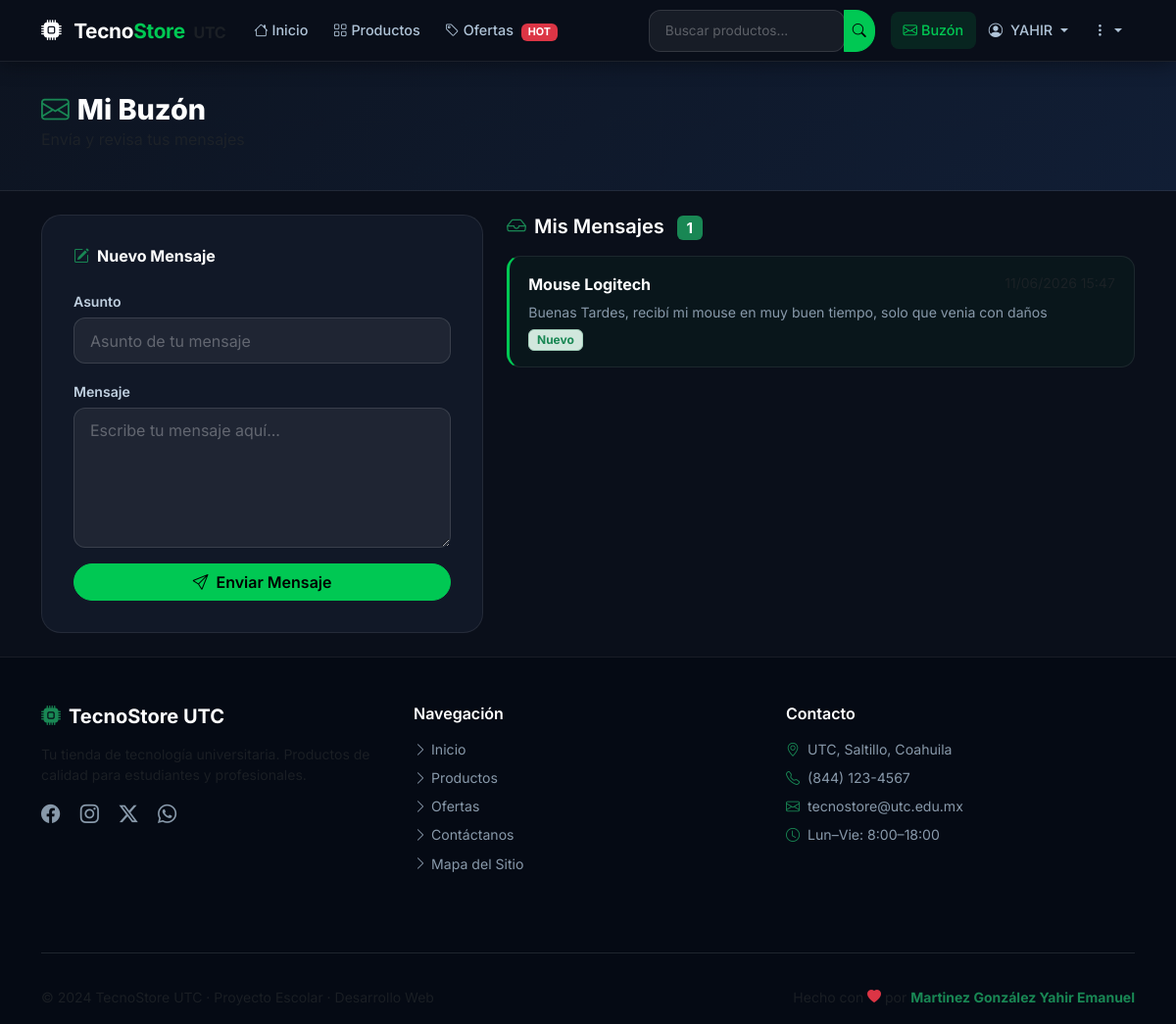
Screenshot of /buzon/ (signed in) with the database file from the repository.
### tienda/models.py (models this page shows, shortened)
class MensajeBuzon(models.Model):
    usuario = models.ForeignKey(
        User, on_delete=models.CASCADE,
        verbose_name="Usuario",
        related_name='mensajes_buzon'
    )
    asunto = models.CharField(max_length=200, verbose_name="Asunto")
    mensaje = models.TextField(verbose_name="Mensaje")
    fecha_envio = models.DateTimeField(auto_now_add=True, verbose_name="Fecha de envío")
    leido = models.BooleanField(default=False, verbose_name="¿Leído?")
    class Meta:
        verbose_name = "Mensaje de Buzón"
        verbose_name_plural = "Mensajes de Buzón"
        ordering = ['-fecha_envio']

### tienda/views.py (the view)
# urls.py: path('buzon/', views.buzon, name='buzon'),
@login_required
def buzon(request):
    if request.method == 'POST':
        formulario = FormularioBuzon(request.POST)
        if formulario.is_valid():
            mensaje = formulario.save(commit=False)  # No guardar aún
            mensaje.usuario = request.user            # Asignar usuario
            mensaje.save()                            # Ahora sí guardar
            messages.success(request, '¡Mensaje enviado al buzón!')
            return redirect('buzon')
        else:
            messages.error(request, 'Corrige los errores en el formulario.')
    else:
        formulario = FormularioBuzon()
    mis_mensajes = MensajeBuzon.objects.filter(usuario=request.user)
    return render(request, 'buzon.html', {
        'formulario': formulario,
        'mensajes': mis_mensajes,
        'titulo': 'Mi Buzón',
    })

### tienda/forms.py
class FormularioBuzon(forms.ModelForm):
    class Meta:
        model = MensajeBuzon
        fields = ['asunto', 'mensaje']
        widgets = {
            'asunto': forms.TextInput(attrs={
                'class': 'form-control',
                'placeholder': 'Asunto de tu mensaje',
            }),
            'mensaje': forms.Textarea(attrs={
                'class': 'form-control',
                'rows': 5,
                'placeholder': 'Escribe tu mensaje aquí...',
            }),
        }
        labels = {
            'asunto': 'Asunto',
            'mensaje': 'Mensaje',
        }

### templates/buzon.html (shortened to what this page needs)
{% extends 'base.html' %}
{% block contenido %}
<div class="page-header">
    <div class="container">
        <h1 class="page-title"><i class="bi bi-envelope me-2 text-success"></i>Mi Buzón</h1>
        <p class="text-muted">Envía y revisa tus mensajes</p>
    </div>
</div>
<div class="container py-4">
    <div class="row g-4">
        <div class="col-lg-5">
            <div class="form-card">
                <h5 class="form-card-title">
                    <i class="bi bi-pencil-square me-2 text-success"></i>Nuevo Mensaje
                </h5>
                <form method="POST" id="formBuzon">
                    {% for field in formulario %}
                    <div class="mb-3">
                        <label class="form-label fw-semibold">{{ field.label }}</label>
                        {{ field }}
                    </div>
                    {% endfor %}
                    <div class="d-grid">
                        <button type="submit" class="btn btn-success rounded-pill fw-semibold">
                            <i class="bi bi-send me-2"></i>Enviar Mensaje
                        </button>
                    </div>
                </form>
            </div>
        </div>
        <div class="col-lg-7">
            <div class="messages-header mb-3">
                <h5 class="text-white fw-semibold mb-0">
                    <i class="bi bi-inbox me-2 text-success"></i>Mis Mensajes
                    <span class="badge bg-success ms-2">{{ mensajes|length }}</span>
                </h5>
            </div>
            <div class="messages-list">
                {% for msg in mensajes %}
                <div class="message-item {% if not msg.leido %}unread{% endif %}">
                    <div class="message-header">
                        <strong class="text-white">{{ msg.asunto }}</strong>
                        <small class="text-muted">{{ msg.fecha_envio|date:"d/m/Y H:i" }}</small>
                    </div>
                    <p class="message-body">{{ msg.mensaje }}</p>
                    {% if not msg.leido %}
                    <span class="badge bg-success-subtle text-success border border-success-subtle">Nuevo</span>
                    {% endif %}
                </div>
                {% empty %}
                <div class="text-center py-5 text-muted">
                    <i class="bi bi-inbox display-3 opacity-25 d-block mb-3"></i>
                    <p>No tienes mensajes aún. ¡Envía el primero!</p>
                </div>
                {% endfor %}
            </div>
        </div>
    </div>
</div>
{% endblock %}

### templates/base.html (shortened to what this page needs)
{% load static %}
<!DOCTYPE html>
<html lang="es">
<head>
    <link href="https://cdn.jsdelivr.net/npm/bootstrap@5.3.0/dist/css/bootstrap.min.css" rel="stylesheet">
    <link href="https://cdn.jsdelivr.net/npm/bootstrap-icons@1.11.0/font/bootstrap-icons.css" rel="stylesheet">
    <link rel="stylesheet" href="{% static 'css/estilos.css' %}">
</head>
<body>
<nav class="navbar navbar-expand-lg navbar-dark sticky-top" id="mainNav">
    <div class="container">
        <a class="navbar-brand fw-bold fs-4" href="{% url 'inicio' %}">
            <i class="bi bi-cpu-fill me-2 text-success-light"></i>
            <span class="text-white">Tecno</span><span class="brand-accent">Store</span>
            <small class="text-muted fs-6 ms-1">UTC</small>
        </a>
        <div class="collapse navbar-collapse" id="navbarMenu">
            <ul class="navbar-nav me-auto mb-2 mb-lg-0">
                <li class="nav-item">
                    <a class="nav-link {% if request.resolver_match.url_name == 'inicio' %}active{% endif %}"
                       href="{% url 'inicio' %}">
                        <i class="bi bi-house me-1"></i>Inicio
                    </a>
                </li>
                <li class="nav-item">
                    <a class="nav-link {% if request.resolver_match.url_name == 'productos' %}active{% endif %}"
                       href="{% url 'productos' %}">
                        <i class="bi bi-grid me-1"></i>Productos
                    </a>
                </li>
                <li class="nav-item">
                    <a class="nav-link {% if request.resolver_match.url_name == 'ofertas' %}active{% endif %}"
                       href="{% url 'ofertas' %}">
                        <i class="bi bi-tag me-1"></i>Ofertas
                        <span class="badge bg-danger ms-1">HOT</span>
                    </a>
                </li>
            </ul>
            <form class="d-flex me-3 search-form" action="{% url 'buscar' %}" method="GET">
                <div class="input-group">
                    <input class="form-control form-control-sm search-input"
                           type="search" name="q" placeholder="Buscar productos..."
                           value="{{ request.GET.q }}" aria-label="Buscar">
                    <button class="btn btn-success btn-sm" type="submit">
                        <i class="bi bi-search"></i>
                    </button>
                </div>
            </form>
            <ul class="navbar-nav">
                {% if user.is_authenticated %}
                    <li class="nav-item">
                        <a class="nav-link" href="{% url 'buzon' %}">
                            <i class="bi bi-envelope me-1"></i>Buzón
                        </a>
                    </li>
                    <li class="nav-item dropdown">
                        <a class="nav-link dropdown-toggle" href="#" data-bs-toggle="dropdown">
                            <i class="bi bi-person-circle me-1"></i>
                            {{ user.first_name|default:user.username }}
                        </a>
                    </li>
                {% endif %}
                <li class="nav-item dropdown">
                    <a class="nav-link dropdown-toggle" href="#" data-bs-toggle="dropdown">
                        <i class="bi bi-three-dots-vertical"></i>
                    </a>
                </li>
            </ul>
        </div>
    </div>
</nav>
<main class="main-content">
    {% block contenido %}{% endblock %}
</main>
<footer class="footer mt-auto">
    <div class="container">
        <div class="row g-4 py-5">
            <div class="col-md-4">
                <h5 class="text-white fw-bold mb-3">
                    <i class="bi bi-cpu-fill me-2 text-success"></i>TecnoStore UTC
                </h5>
                <p class="text-muted small">
                    Tu tienda de tecnología universitaria. Productos de calidad para estudiantes y profesionales.
                </p>
                <div class="social-links">
                    <a href="#" class="me-3"><i class="bi bi-facebook"></i></a>
                    <a href="#" class="me-3"><i class="bi bi-instagram"></i></a>
                    <a href="#" class="me-3"><i class="bi bi-twitter-x"></i></a>
                    <a href="#"><i class="bi bi-whatsapp"></i></a>
                </div>
            </div>
            <div class="col-md-4">
                <h6 class="text-white mb-3 fw-semibold">Navegación</h6>
                <ul class="list-unstyled footer-links">
                    <li><a href="{% url 'inicio' %}"><i class="bi bi-chevron-right me-1"></i>Inicio</a></li>
                    <li><a href="{% url 'productos' %}"><i class="bi bi-chevron-right me-1"></i>Productos</a></li>
                    <li><a href="{% url 'ofertas' %}"><i class="bi bi-chevron-right me-1"></i>Ofertas</a></li>
                    <li><a href="{% url 'contacto' %}"><i class="bi bi-chevron-right me-1"></i>Contáctanos</a></li>
                    <li><a href="{% url 'mapa_sitio' %}"><i class="bi bi-chevron-right me-1"></i>Mapa del Sitio</a></li>
                </ul>
            </div>
            <div class="col-md-4">
                <h6 class="text-white mb-3 fw-semibold">Contacto</h6>
                <ul class="list-unstyled footer-contact">
                    <li><i class="bi bi-geo-alt me-2 text-success"></i>UTC, Saltillo, Coahuila</li>
                    <li><i class="bi bi-telephone me-2 text-success"></i>(844) 123-4567</li>
                    <li><i class="bi bi-envelope me-2 text-success"></i>tecnostore@utc.edu.mx</li>
                    <li><i class="bi bi-clock me-2 text-success"></i>Lun–Vie: 8:00–18:00</li>
                </ul>
            </div>
        </div>
        <hr class="border-secondary">
        <div class="row align-items-center py-3">
            <div class="col-md-6 text-center text-md-start">
                <small class="text-muted">
                    © 2024 TecnoStore UTC · Proyecto Escolar · Desarrollo Web
                </small>
            </div>
            <div class="col-md-6 text-center text-md-end">
                <small class="text-muted">
                    Hecho con <i class="bi bi-heart-fill text-danger"></i> por
                    <strong class="text-success">Martinez González Yahir Emanuel</strong>
                </small>
            </div>
        </div>
    </div>
</footer>
</body>
</html>

### static/css/estilos.css (style rules this page uses)
:root { --verde: #00c853; --verde-oscuro: #00a040; --verde-claro: #69f0ae; --azul: #1565c0; --azul-medio: #1976d2; --azul-claro: #42a5f5; --azul-glow: #1e88e5; --bg-dark: #0a0f1a; --bg-card: #111827; --bg-card2: #1a2235; --bg-main: #0d1421; --text-muted: #8899aa; --border: rgba(255,255,255,0.08); --glow-green: 0 0 20px rgba(0,200,83,0.3); --glow-blue: 0 0 20px rgba(21,101,192,0.4); }
* { box-sizing: border-box; }
body { background-color: var(--bg-dark); color: #e0e6f0; font-family: 'Inter', sans-serif; min-height: 100vh; display: flex; flex-direction: column; }
a { text-decoration: none; }
#mainNav { background: rgba(10, 15, 26, 0.97) !important; backdrop-filter: blur(20px); border-bottom: 1px solid var(--border); padding: 0.6rem 0; box-shadow: 0 2px 20px rgba(0,0,0,0.4); }
.navbar-brand { font-size: 1.3rem !important; letter-spacing: -0.3px; }
.brand-accent { color: var(--verde) !important; }
.nav-link { color: #b0c4d8 !important; font-size: 0.9rem; font-weight: 500; padding: 0.5rem 0.8rem !important; border-radius: 8px; transition: all 0.2s; }
.nav-link:hover, .nav-link.active { color: #fff !important; background: rgba(0, 200, 83, 0.12); }
.nav-link.active { color: var(--verde) !important; }
.search-form .form-control { background: rgba(255,255,255,0.07); border: 1px solid rgba(255,255,255,0.12); color: #fff; border-radius: 20px 0 0 20px; font-size: 0.85rem; width: 200px; transition: width 0.3s; }
.search-form .btn-success { background: var(--verde); border-color: var(--verde); border-radius: 0 20px 20px 0 !important; }
.page-header { background: linear-gradient(135deg, #0d1421, #111e35); border-bottom: 1px solid var(--border); padding: 2rem 0 1.5rem; }
.page-title { font-size: 1.8rem; font-weight: 800; color: #fff; margin-bottom: 0; }
.form-control, .form-select { background: rgba(255,255,255,0.06) !important; border: 1px solid rgba(255,255,255,0.12) !important; color: #fff !important; border-radius: 12px !important; padding: 0.65rem 1rem; transition: border-color 0.2s, box-shadow 0.2s; }
.form-control::placeholder { color: rgba(255,255,255,0.3) !important; }
.form-label { color: #c0d0e0; font-size: 0.88rem; margin-bottom: 6px; }
.btn-success { background: var(--verde) !important; border-color: var(--verde) !important; color: #000 !important; font-weight: 600; transition: all 0.2s; }
.form-card { background: var(--bg-card); border: 1px solid var(--border); border-radius: 20px; padding: 2rem; }
.form-card-title { color: #fff; font-weight: 700; margin-bottom: 1.5rem; font-size: 1rem; }
.messages-list { display: flex; flex-direction: column; gap: 12px; max-height: 500px; overflow-y: auto; }
.message-item { background: var(--bg-card); border: 1px solid var(--border); border-radius: 14px; padding: 1rem 1.2rem; transition: border-color 0.2s; }
.message-item.unread { border-left: 3px solid var(--verde); background: rgba(0,200,83,0.04); }
.message-header { display: flex; justify-content: space-between; align-items: flex-start; margin-bottom: 6px; gap: 1rem; }
.message-body { font-size: 0.88rem; color: var(--text-muted); margin-bottom: 4px; }
.footer { background: #050a14; border-top: 1px solid var(--border); margin-top: auto; }
.footer-links li, .footer-contact li { margin-bottom: 8px; font-size: 0.88rem; color: var(--text-muted); }
.footer-links a { color: var(--text-muted); transition: color 0.2s; }
.social-links a { color: var(--text-muted); font-size: 1.2rem; transition: color 0.2s; }
.main-content { flex: 1; }

### rows the page displays
MensajeBuzon: asunto "Mouse Logitech", mensaje "Buenas Tardes, recibí mi mouse en muy buen tiempo, solo que venia con daños", leido "Nuevo"

### other values shown
{{ user.first_name|default:user.username }} "YAHIR"
{{ field.label }} "Asunto" "Mensaje"
{{ mensajes|length }} "1"
